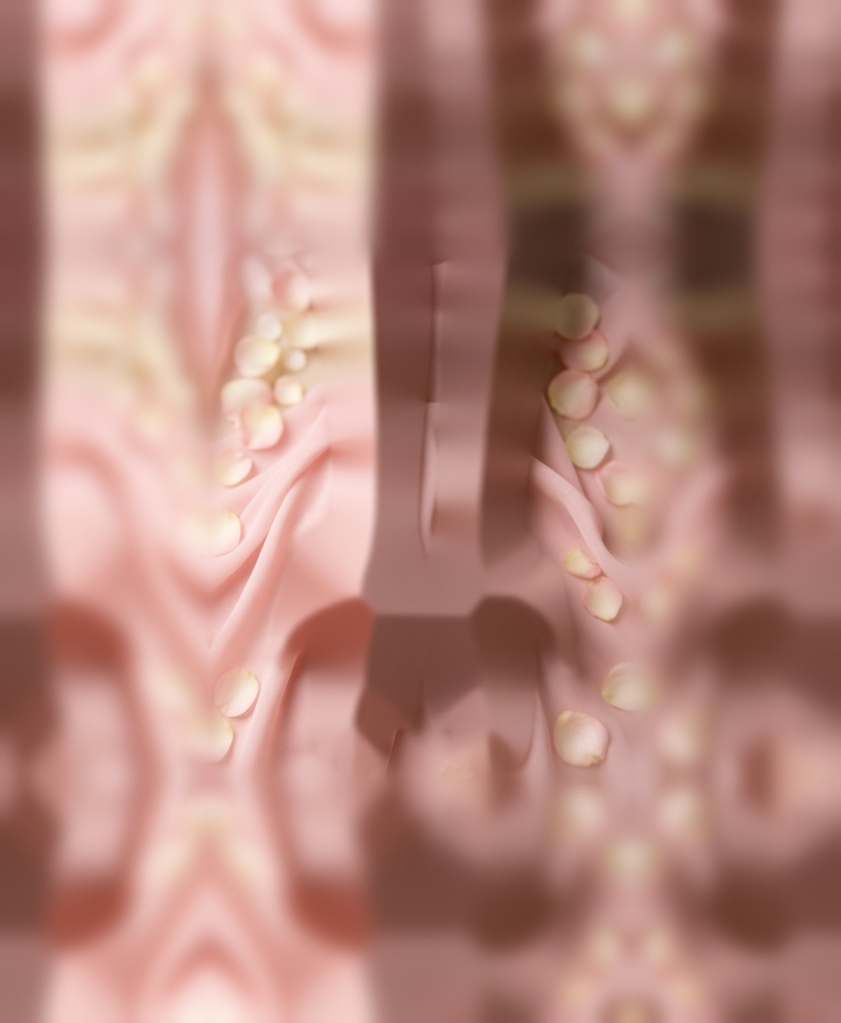
#> input picture mehndi-3d-tryon/mehndi-3d-tryon/data/background.jpg, 1681 x 2046 px, found by its file name (shown at 1/2 size)
$ python clean_background.py
#> lines starting #> are read from the running program, lines starting #| are printed output that depends on the picture
# Clean Photo 3D backdrop: the hands were painted out of the original photo, leaving a smeared brownish hand-shaped
# band in the middle of the silk that shows when the 3D hands turn. Codex repaints the photo area as continuous pink
# silk and rose petals; the result is blended back into public/tryon/background.jpg (original kept in
# scripts/out/tryon-orig/).
#
#   python scripts/tryon/clean_background.py [--reuse]   (--reuse: skip Codex, re-blend the last raw result)

import argparse
import glob
import os
import pathlib
import shutil
import subprocess
import tempfile
import time

import cv2
import numpy as np

ROOT = pathlib.Path(__file__).resolve().parents[2]
BG = ROOT / "public/tryon/background.jpg"
BAK = ROOT / "scripts/out/tryon-orig"
RAW = ROOT / "scripts/out/shots/bg_codex.png"
ap = argparse.ArgumentParser()
ap.add_argument("--reuse", action="store_true")
args = ap.parse_args()

BAK.mkdir(parents=True, exist_ok=True)
if not (BAK / BG.name).exists():
    shutil.copy(BG, BAK / BG.name)
full = cv2.imread(str(BAK / BG.name))
#> full is the input picture: shape (2046, 1681, 3); mean B, G, R 124.9, 135.1, 181.2
h, w = full.shape[:2]
#> h = 2046; w = 1681
# photo area inside bgFrame (-760..2296 × -900..2820 reference px; photo = 0..1536 × 0..1920)
x0, x1 = int(w * 760 / 3056), int(w * (760 + 1536) / 3056)
#> x0 = 418; x1 = 1262
y0, y1 = int(h * 900 / 3720), int(h * (900 + 1920) / 3720)
#> y0 = 495; y1 = 1551
crop = full[y0:y1, x0:x1]
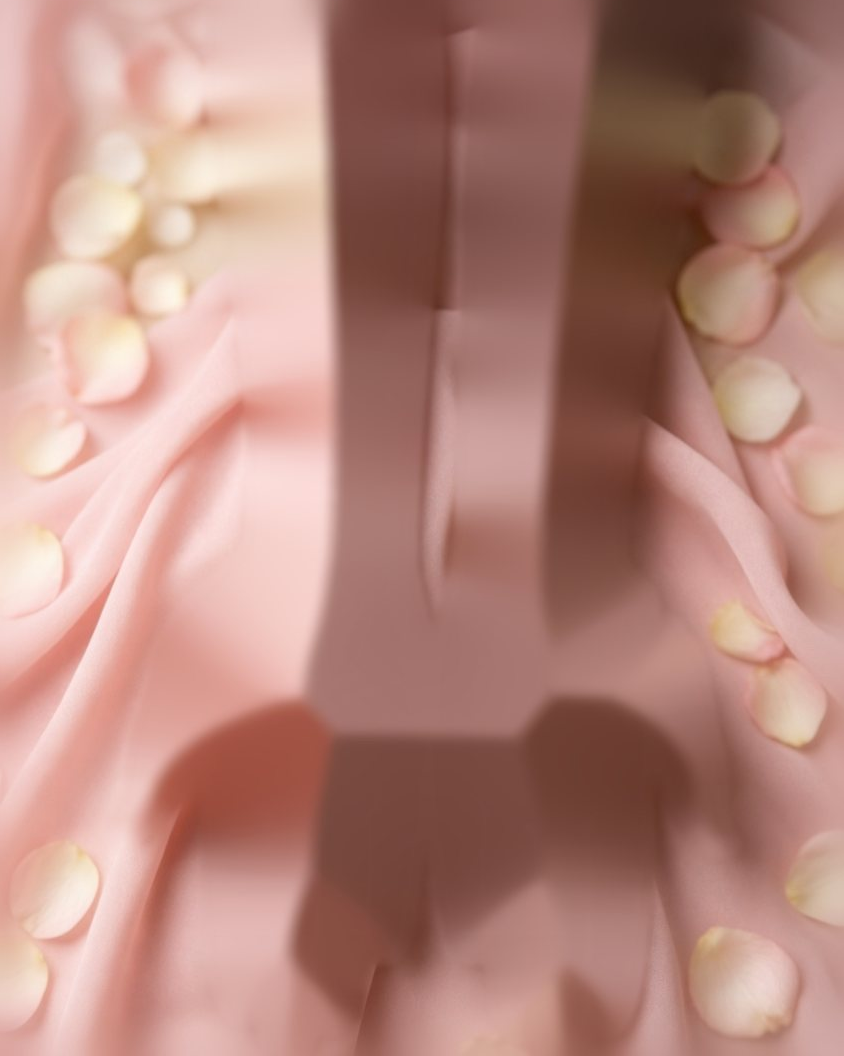
#> crop: shape (1056, 844, 3); mean B, G, R 125.2, 135.3, 181.4

PROMPT = """Use your image generation tool to EDIT the attached photo base.png. It is a soft-focus background of pale
pink chiffon silk with cream rose petals. In the middle there is a smeared, darker brownish-pink band shaped like two
forearms and hands that were badly erased. Replace that whole middle band with continuous pale pink silk folds that
flow naturally from the left and right sides, with the same soft lighting, the same shallow depth of field and a few
cream rose petals, so it looks like one clean photograph of silk and petals with no hands, no shadows of hands and
no smears. Keep the left and right edges, the colours and the framing identical (same 4:5 portrait size).

When the image is generated, copy the final image file into the current working directory as out.png and reply with
just its path.
"""

if not args.reuse:
    work = pathlib.Path(tempfile.mkdtemp(prefix="vaishora_bg_"))
    cv2.imwrite(str(work / "base.png"), crop)
    t0 = time.time()
    print("codex → background …", flush=True)
#> (the run stopped early here; a loop or call above may not have finished)

$ run again, with assets/ml-source/photo/arabic-palm-stain.webp saved as mehndi-3d-tryon/mehndi-3d-tryon/data/background.jpg
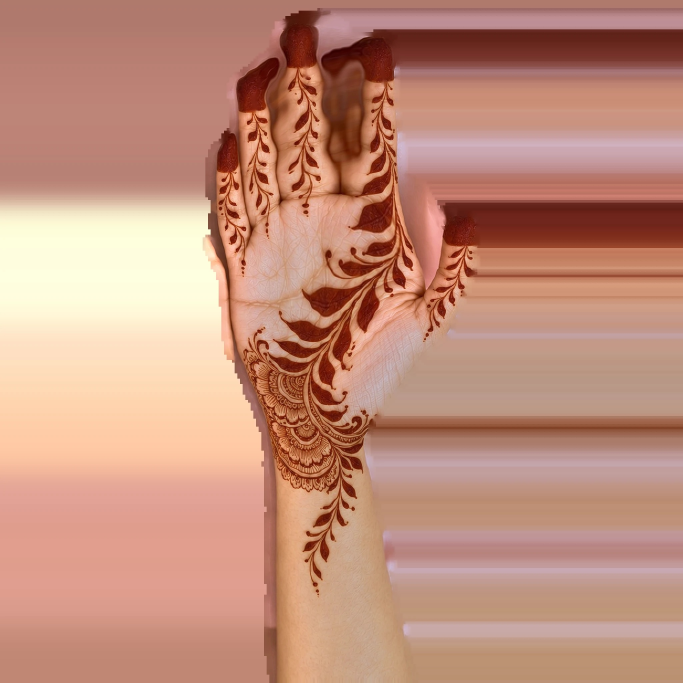
#> input picture assets/ml-source/photo/arabic-palm-stain.webp, 2048 x 2048 px, found by its file name (shown at 1/3 size)
#> full is the input picture: shape (2048, 2048, 3); mean B, G, R 123.8, 143.2, 194.4
#> `crop = full[y0:y1, x0:x1]`:
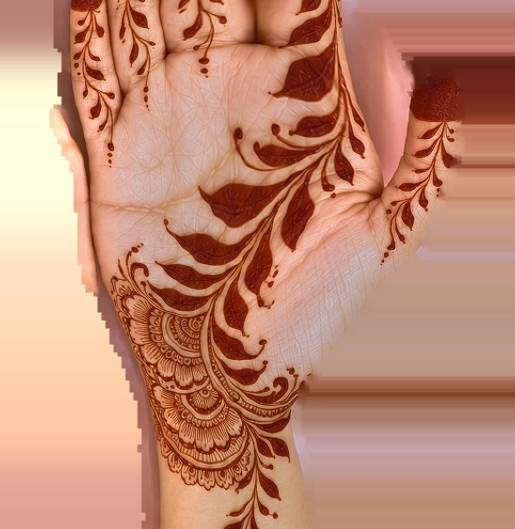
#> crop: shape (1057, 1029, 3) (shown at 1/2 size); mean B, G, R 114.8, 138.1, 193.5
